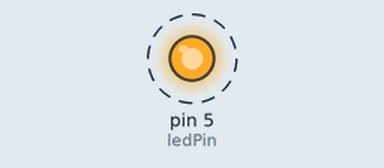
Simulated run of this sketch. Board: Arduino Uno, built with avr-gcc and run on an emulated ATmega328P. Shown: output pins drawn as LEDs (lit = HIGH). Dashed ring = blinking.

Above: at 0.5 s.
Timing chart, 0 to 4.6 s (numbered marks = the images above):
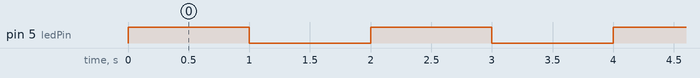

The sketch:

10-DO-sampleTangibleSIte.ino
```cpp
int ledPin  = 5 ; // built in

void setup() {

  pinMode ( ledPin , OUTPUT) ; // set direction
}

void loop() {

  digitalWrite ( ledPin , 1 ) ;   // turn LED on
  delay ( 1000 ) ;  // wait a bit == 1 second

  digitalWrite ( ledPin, 0 ) ;  // turn LED off
  delay ( 1000 ) ; // wait a bit
}
```

Measured:
- by itself, pin 5 (ledPin): alternates HIGH for 1.0 s and LOW for 1.0 s
